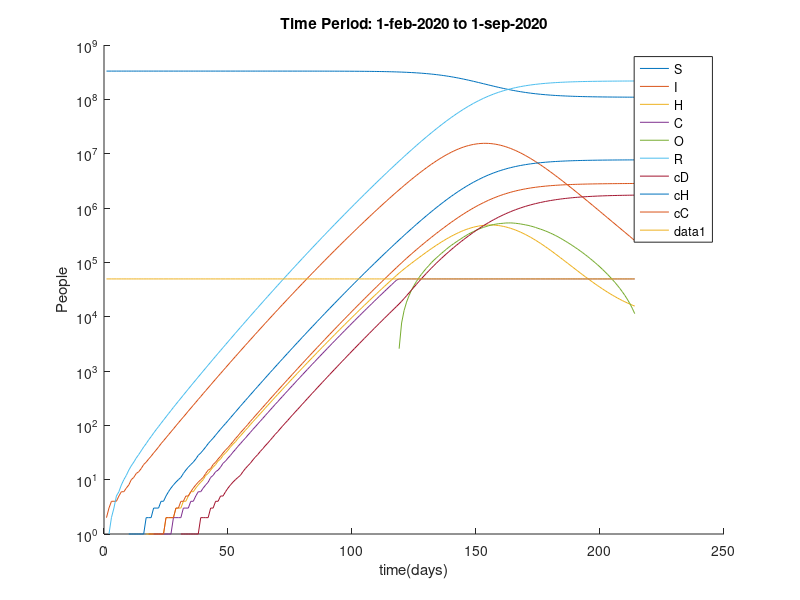

Recreate this plot in MATLAB.

%% Get simulation results
load('TestSimulationNeherModelAMIGO_V3_Over.mat','simCov19')

%% Get cumulative results and save

[a,b] = size(simCov19.sim.states{1});

cumResCov19 = zeros(a,b/9);
r = 1:12:b;
for i=1:12 % States    
    for j=1:9 % Agge groups
        cumResCov19(:,i) = cumResCov19(:,i) + simCov19.sim.states{1}(:,r(j));
    end
    r = r+1;
end


%% Plot results

figure
hold on
for i=1:12
    if i~=2 && i~=3 && i~=4
%         figure
        plot(simCov19.sim.tsim{1}+1, round(cumResCov19(:,i)))
    end
end
% plot(simCov19.sim.tsim{1}+1, CD)
legend('S','I','H','C','O','R','cD','cH','cC')
plot(simCov19.sim.tsim{1}+1,repelem(49499, length(simCov19.sim.tsim{1}+1)))
set(gca, 'YScale', 'log')
ylabel('People')
xlabel('time(days)')
title('Time Period: 1-feb-2020 to 1-sep-2020')






























